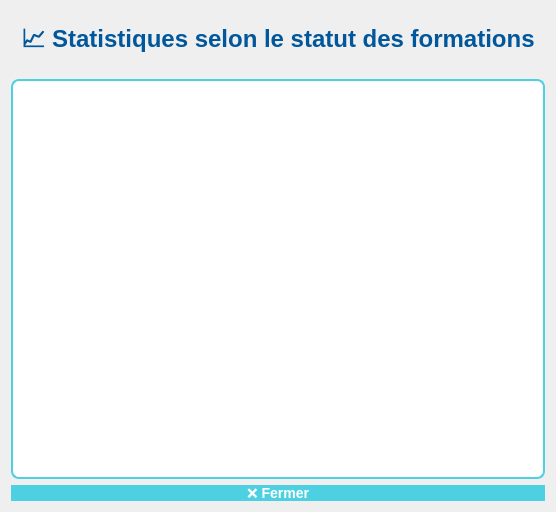
<?xml version="1.0" encoding="UTF-8"?>
<ui version="4.0">
 <class>FenetreStatsF</class>
 <widget class="QDialog" name="FenetreStatsF">
  <property name="windowTitle">
   <string>📊 Statistiques Formations</string>
  </property>
  <property name="styleSheet">
   <string notr="true">
    FenetreStatsF {
        background-color: qlineargradient(x1:0, y1:0, x2:1, y2:1,
                                          stop:0 #e0f7fa, stop:1 #ffffff);
        border-radius: 10px;
    }
   </string>
  </property>
  <layout class="QVBoxLayout" name="verticalLayout">
   <!-- 🔵 Titre -->
   <item>
    <widget class="QLabel" name="labelTitreStatistiques">
     <property name="text">
      <string>📈 Statistiques selon le statut des formations</string>
     </property>
     <property name="alignment">
      <set>Qt::AlignCenter</set>
     </property>
     <property name="styleSheet">
      <string notr="true">
       QLabel {
           color: #01579b;
           font-weight: bold;
           font-size: 18pt;
           padding: 10px;
       }
      </string>
     </property>
    </widget>
   </item>

   <!-- 🧁 Vue graphique -->
   <item>
    <widget class="QGraphicsView" name="graphicsViewCamembert">
     <property name="minimumSize">
      <size>
       <width>500</width>
       <height>400</height>
      </size>
     </property>
     <property name="horizontalScrollBarPolicy">
      <enum>Qt::ScrollBarAlwaysOff</enum>
     </property>
     <property name="verticalScrollBarPolicy">
      <enum>Qt::ScrollBarAlwaysOff</enum>
     </property>
     <property name="styleSheet">
      <string notr="true">
       QGraphicsView {
           border: 2px solid #4dd0e1;
           border-radius: 8px;
           background: #ffffff;
       }
      </string>
     </property>
    </widget>
   </item>

   <!-- ❌ Bouton Fermer -->
   <item>
    <widget class="QPushButton" name="btnFermer">
     <property name="text">
      <string>❌ Fermer</string>
     </property>
     <property name="minimumHeight">
      <number>40</number>
     </property>
     <property name="styleSheet">
      <string notr="true">
       QPushButton {
           background-color: #4dd0e1;
           color: white;
           font-weight: bold;
           font-size: 14px;
           border-radius: 10px;
       }
       QPushButton:hover {
           background-color: #26c6da;
       }
      </string>
     </property>
    </widget>
   </item>
  </layout>
 </widget>
 <resources/>
 <connections/>
</ui>
